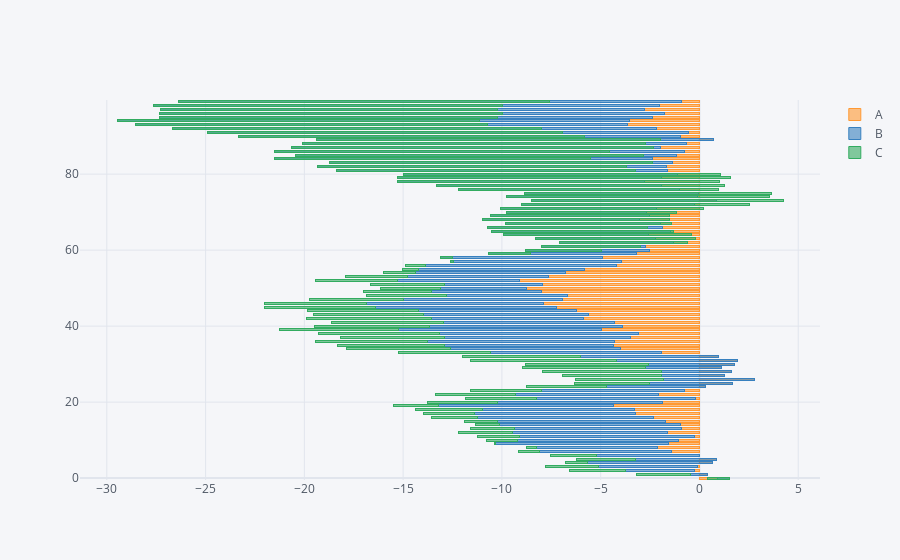

Source (notebook cell):
### Code cell
df.iplot(kind='barh',barmode='stack',bargap=0.5)
